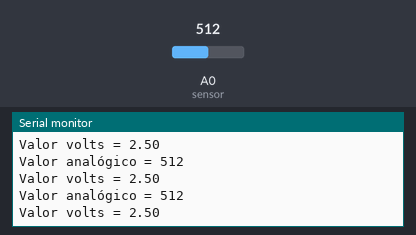
A sketch run on a simulated Arduino Uno, built with avr-gcc and run on an emulated ATmega328P. Shown: the last lines printed to the serial monitor. Inputs (shaded band) come from the test bench; at power-on: A0 (sensor) = 512.

Above: at 1.2 s.
1.3 s: A0 (sensor) set to 716
At 1.56 s:
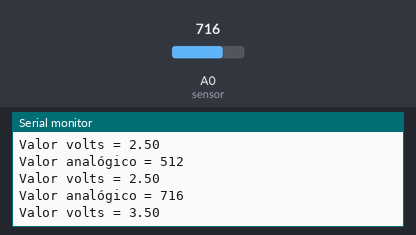
2.8 s: A0 (sensor) set to 900
At 2.97 s:
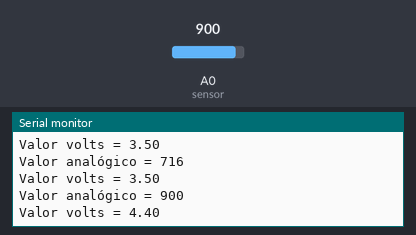
Timing chart, 0 to 5.8 s (numbered marks = the images above; inputs shaded):
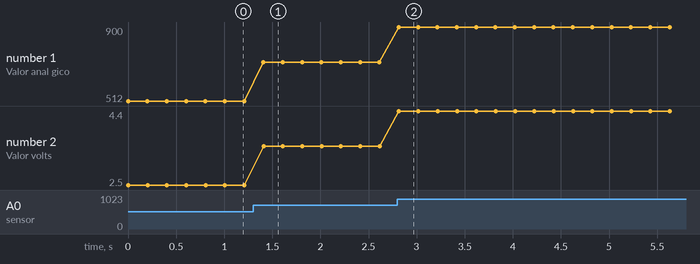

Measured:
- after the input at 1.3 s, the serial monitor: prints a new line after 0.11 s (image 1)
- after the input at 2.8 s, the serial monitor: prints a new line at once (image 2)
- plotted number 1: 512 → 716 after the input at 1.3 s, 716 → 900 after the input at 2.8 s
- plotted number 2: 2.5 → 3.5 after the input at 1.3 s, 3.5 → 4.4 after the input at 2.8 s

The sketch:

Leitura_sensor_analogico.ino
```cpp
/* ************************************************************************

Colégio SATC
Curso Técnico em Mecatrônica
Disciplina: Sistemas Embarcados
Turma: 3191
Professor: Marcos Antonio Jeremias Coelho

Programa: Leitor de sensor analógico

Autor: Tiago Fortunato Rosset
Data: 06/04/2026
Versão: 1.0

************************************************************************ */
const int sensor = 14;     //Define o pino 14(A0) como "sensor"
unsigned int valor_sensor = 0;     //Define "valor_sensor" como uma variável que recebe valores positivos
float valor_volts = 0;     //Define "valor_volts" como uma variável que recebe valores com casa decimal

void setup() {
  pinMode(sensor, INPUT);     //Define "sensor" como uma entrada
  Serial.begin(115200);     //Liga o monitor serial na velocidade de 115200
}

void loop() {
  valor_sensor = analogRead(sensor);     //Define "valor_sensor" com um valor analógico lido em "sensor"
  valor_volts = (valor_sensor*5.00)/1023;     //Converte o valor em bits do "valor_sensor" para volts e atualiza "valor_volts" com esse valor
  Serial.print("Valor analógico = ");     //Escreve "Valor analógico = " no monitor serial
  Serial.println(valor_sensor);     //Escreve o valor em "valor_sensor" no monitor serial
  Serial.print("Valor volts = ");     //Escreve "Valor volts = " no monitor serial
  Serial.println(valor_volts);     //Escreve o valor em "valor_volts" no monitor serial

  delay(200);     //Define uma pausa de 200 milisegundos
}
```
